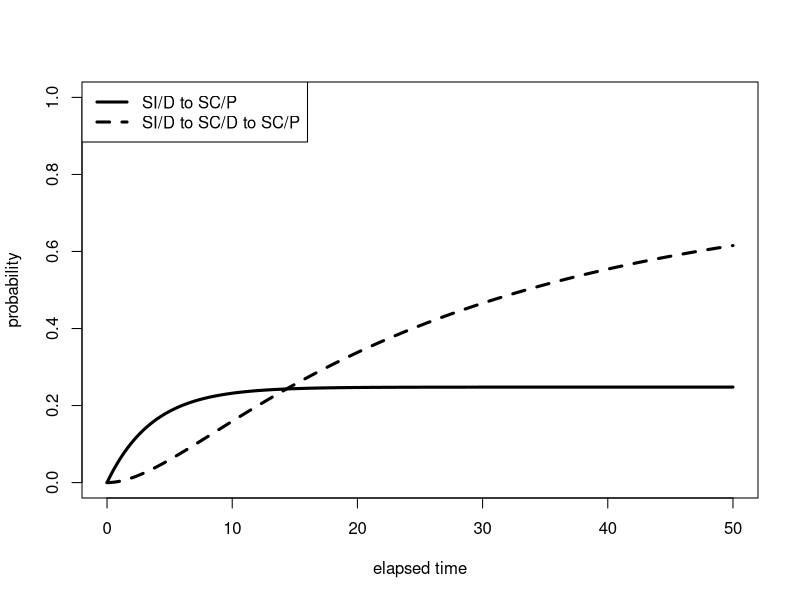
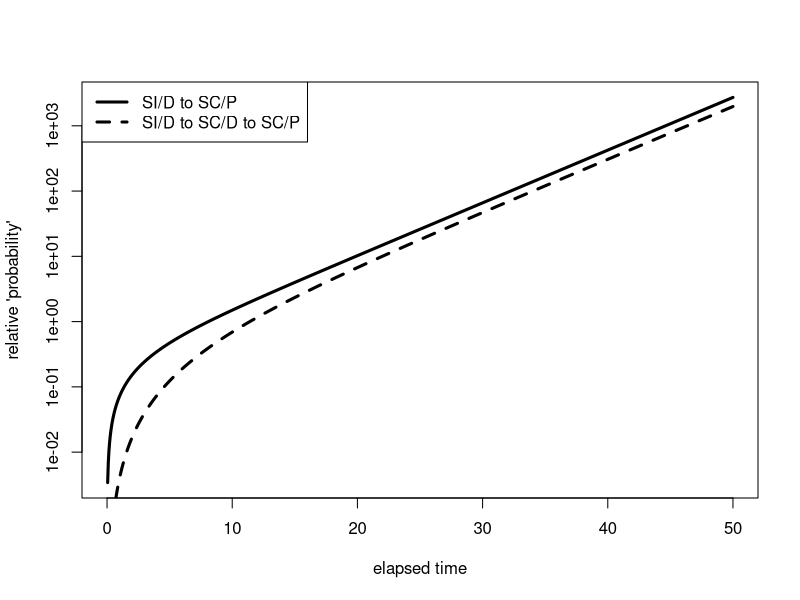
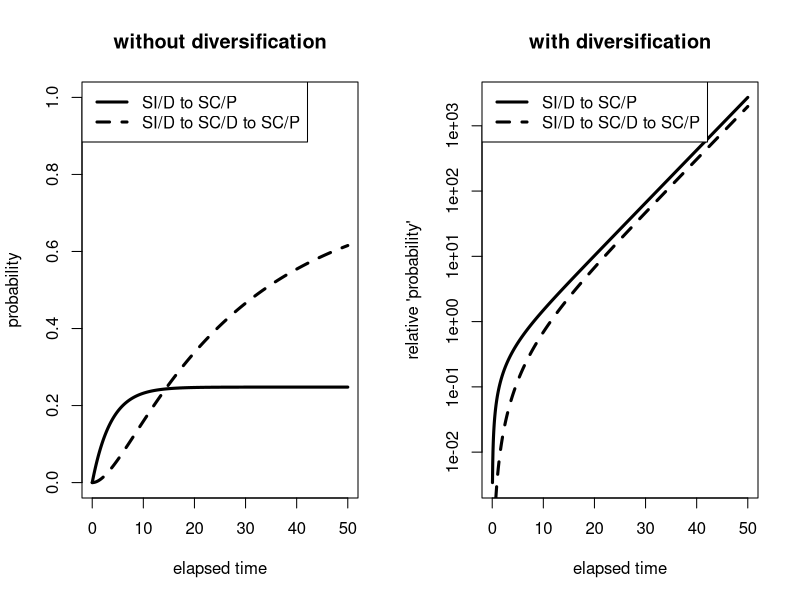

Reproduce these figures in R, in order.
#--------------------------------------------------
# method 1: P = exp(Q t)
#-------------------------------------------------- 
library(rmutil)  # contains mexp()
path.probs1 <- function(t, Q)
{
    P <- mexp(Q * t)
    
    ans <- c(P[1,3], P[1,4])
    names(ans) <- c("Wa", "Wb")

    return(ans)
}

# Note: The matrix exponential function is also available in the msm library as
# MatrixExp(), but that seems to perform poorly for large t.  So use mexp here, 
# but also check with method 2 when assuming irreversibility.

#--------------------------------------------------
# method 2: P_14a and P_14b
#-------------------------------------------------- 
path.probs2 <- function(t, q13, q14, q34)
{
    q134 <- q13 + q14
    e1t <- exp(-q134 * t)

    ppa <- q14 / q134 * (1 - e1t)

    if (abs(q34 - q13 - q14) > 1e-10)
    {
        ppb <- q13 / q134 * 
              (1 - 1/(q134-q34) * (q134 * exp(-q34*t) - q34 * e1t) )
    } else
    {
        ppb <- q13 / q34 * (1 - (1 + q34 * t) * exp(-q34 * t))
    }

    ans <- c(ppa, ppb)
    names(ans) <- c("Wa", "Wb")

    return(ans)
}

#--------------------------------------------------
# usage
#-------------------------------------------------- 

# 1 = SI, D
# 3 = SC, D
# 4 = SC, P
# Wa = 1 -> 4
# Wb = 1 -> 3 -> 4

# MAP values
q14 <- 0.0681          # ID -> CP, rho_I
q13 <- 0.2066          # ID -> CD, q_IC
q34 <- 0.0370          # CD -> CP, rho_C
q41 <- q31 <- q43 <- 0 # irreversible

# Q is only needed for method 1
Q <- matrix(c(
        -q13 - q14,  q13,        q14,  0,
        q31,        -q31 - q34,  0,    q34,
        q41,         0,         -q41,  0,
        0,           q43,        0,   -q43
        ), byrow=TRUE, nrow=4)

tmax <- 50
times <- seq(0, tmax, tmax/1000)

# pp$Wa is W_a(t), and pp$Wb is W_b(t)
# choose one of these:
pp <- as.data.frame(t(sapply(times, path.probs2, q13, q14, q34)))
pp <- as.data.frame(t(sapply(times, path.probs1, Q)))

# plot
plot(times, pp$Wa, type="l", lwd=3, xlab="elapsed time", ylab="probability", ylim=c(0,1))
lines(times, pp$Wb, lwd=3, lty=2)
legend("topleft", c("SI/D to SC/P", "SI/D to SC/D to SC/P"), lty=c(1, 2), lwd=3)

### Try with diversification ###

r1 <-  0.4607
r3 <-  0.0684
r4 <- -0.0877

Qd <- matrix(c(
       -q13 - q14 + r1,  q13,             q14,       0,
        q31,            -q31 - q34 + r3,  0,         q34,
        q41,             0,              -q41 + r4,  0,
        0,               q43,             0,        -q43 + r4
        ), byrow=TRUE, nrow=4)

ppd <- as.data.frame(t(sapply(times, path.probs1, Qd)))

plot(times, ppd$Wa, type="l", lwd=3, xlab="elapsed time", ylab="relative 'probability'", log="y")
lines(times, ppd$Wb, lwd=3, lty=2)
legend("topleft", c("SI/D to SC/P", "SI/D to SC/D to SC/P"), lty=c(1, 2), lwd=3)

#--------------------------------------------------
# Final plot
#--------------------------------------------------

pdf(file="../manuscript/pathways.pdf", width=10, height=6)
par(mfrow=c(1,2))

plot(times, pp$Wa, type="l", lwd=3, xlab="elapsed time", ylab="probability", ylim=c(0,1), main = "without diversification")
lines(times, pp$Wb, lwd=3, lty=2)
legend("topleft", c("SI/D to SC/P", "SI/D to SC/D to SC/P"), lty=c(1, 2), lwd=3)

plot(times, ppd$Wa, type="l", lwd=3, xlab="elapsed time", ylab="relative 'probability'", log="y", main = "with diversification")
lines(times, ppd$Wb, lwd=3, lty=2)
legend("topleft", c("SI/D to SC/P", "SI/D to SC/D to SC/P"), lty=c(1, 2), lwd=3)

dev.off()
